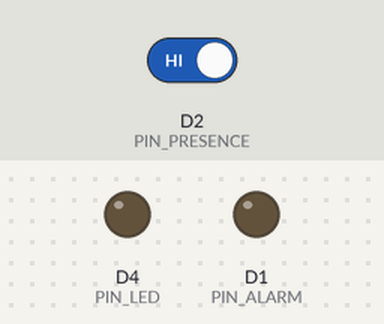
Recording of a program running on a simulated ESP8266 (Wemos D1 mini). On the bench: output pins drawn as LEDs (lit = HIGH). Inputs (shaded band) come from the test bench; at power-on: D2 (PIN_PRESENCE) HIGH. What the program prints to the serial monitor is not drawn.

Above: at 1.2 s.
1.3 s: D2 (PIN_PRESENCE) driven LOW
At 2.3 s:
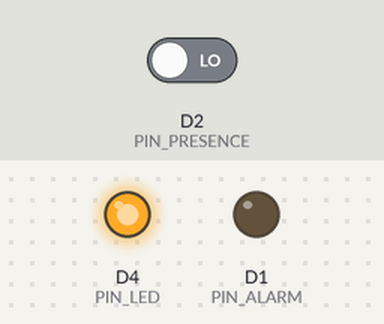
2.8 s: D2 (PIN_PRESENCE) driven HIGH
At 3.5 s:
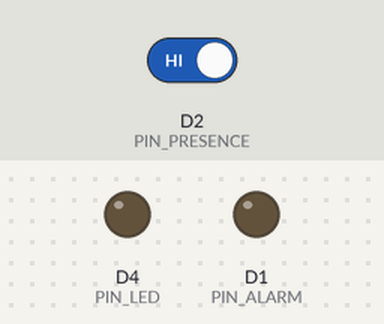
Timing chart, 0 to 5.8 s (numbered marks = the images above; inputs shaded):
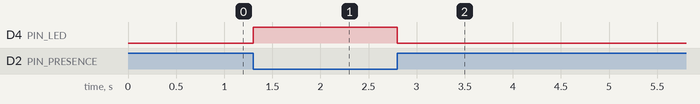

Measured:
- after the input at 1.3 s, D4 (PIN_LED): LOW → HIGH at once
- after the input at 2.8 s, D4 (PIN_LED): HIGH → LOW at once

The program:

main.cpp
```cpp
#include <Arduino.h>
#include <string>

#include <SoftwareSerial.h>

#include "config.h"

std::string msg = "";
int range = 0;
unsigned long timestamp = millis();
bool alarm = 0;

SoftwareSerial sensor( PIN_RX, PIN_TX);

// put function declarations here:
void checkRange();

void setup() {
  // put your setup code here, to run once:

  Serial.begin(115200);
  sensor.begin(115200);

  pinMode(PIN_PRESENCE, INPUT);
  pinMode(PIN_LED, OUTPUT);
  pinMode(PIN_ALARM, OUTPUT);

}

void loop() {
  digitalWrite(PIN_LED, !digitalRead(PIN_PRESENCE));
  checkRange();
  Serial.print(range);
  if(range > RANGEMIN && range < RANGEMAX) {
    if(millis() - timestamp > LOITERDELAY) {
      timestamp = millis() - (LOITERDELAY + 1);
      alarm = 1;
      Serial.print(", A   ");
    }
    else{
      Serial.print(",  B  ");
    }
  }
  else {
    if(alarm && millis() - timestamp < ALARMDELAY + LOITERDELAY) {
      Serial.print(",   C ");
    }
    else {
      timestamp = millis();
      alarm = 0;
      Serial.print(",    D");

    }
  }
  Serial.print(digitalRead(PIN_PRESENCE));
  Serial.println(alarm);
  digitalWrite(PIN_ALARM, alarm);
}

// put function definitions here:
void checkRange() {

  if (sensor.available() > 0)
  {
    char c = sensor.read();
    if (c != '\n')
    {
      msg += c;
    }
    else
    {
      if (msg.substr(0,6) == "Range ")
      {
        range = atoi(msg.substr(6).c_str());

      }
      msg.clear();

    }
  }
}
```

config.h
```cpp
#define PIN_TX          D5
#define PIN_RX          D6
#define PIN_ALARM       D1
#define PIN_PRESENCE    D2
#define PIN_LED         D4

#define RANGEMIN    50
#define RANGEMAX    150

#define LOITERDELAY 3000
#define ALARMDELAY  5000
```
